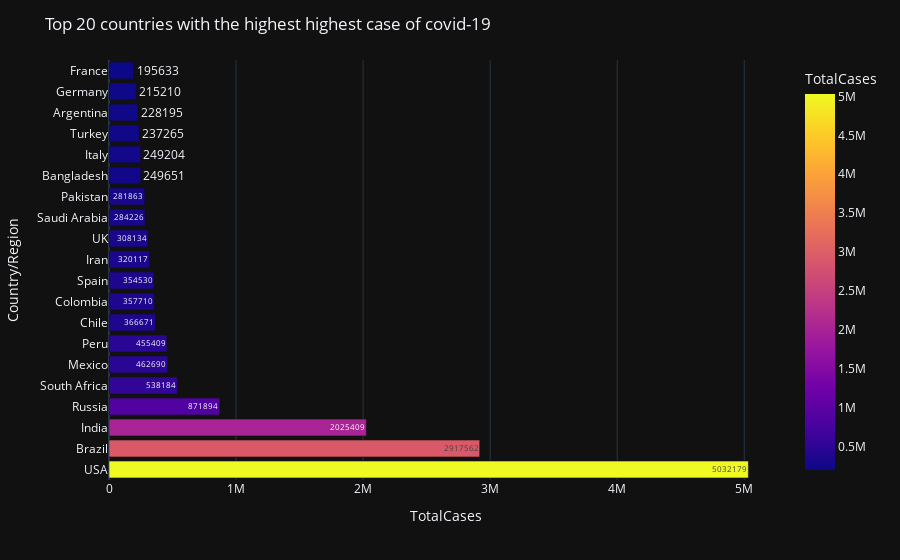

Notebook source saved alongside this figure:
### Code cell
country_bar_chart(world_data,'TotalCases',"highest case")

### Figure 1 — Plotly figure (JSON) as saved in the notebook; plotly's stock layout.template omitted (floating-point values rounded to 4 significant figures)
{"data": [{"hovertemplate": "TotalCases=%{marker.color}<br>Country/Region=%{y}<extra></extra>", "legendgroup": "", "marker": {"color": [5032179, 2917562, 2025409, 871894, 538184, 462690, 455409, 366671, 357710, 354530, 320117, 308134, 284226, 281863, 249651, 249204, 237265, 228195, 215210, 195633], "coloraxis": "coloraxis", "pattern": {"shape": ""}}, "name": "", "orientation": "h", "showlegend": false, "text": [5032000.0, 2918000.0, 2025000.0, 871900.0, 538200.0, 462700.0, 455400.0, 366700.0, 357700.0, 354500.0, 320100.0, 308100.0, 284200.0, 281900.0, 249700.0, 249200.0, 237300.0, 228200.0, 215200.0, 195600.0], "textposition": "auto", "type": "bar", "x": [5032179, 2917562, 2025409, 871894, 538184, 462690, 455409, 366671, 357710, 354530, 320117, 308134, 284226, 281863, 249651, 249204, 237265, 228195, 215210, 195633], "xaxis": "x", "y": ["USA", "Brazil", "India", "Russia", "South Africa", "Mexico", "Peru", "Chile", "Colombia", "Spain", "Iran", "UK", "Saudi Arabia", "Pakistan", "Bangladesh", "Italy", "Turkey", "Argentina", "Germany", "France"], "yaxis": "y"}], "layout": {"barmode": "relative", "coloraxis": {"colorbar": {"title": {"text": "TotalCases"}}, "colorscale": [[0, "#0d0887"], [0.1111, "#46039f"], [0.2222, "#7201a8"], [0.3333, "#9c179e"], [0.4444, "#bd3786"], [0.5556, "#d8576b"], [0.6667, "#ed7953"], [0.7778, "#fb9f3a"], [0.8889, "#fdca26"], [1, "#f0f921"]]}, "legend": {"tracegroupgap": 0}, "margin": {"t": 60}, "title": {"text": "Top 20 countries with the highest highest case of covid-19"}, "xaxis": {"anchor": "y", "domain": [0, 1], "title": {"text": "TotalCases"}}, "yaxis": {"anchor": "x", "domain": [0, 1], "title": {"text": "Country/Region"}}}}
